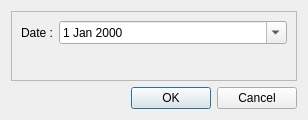
<?xml version="1.0" encoding="UTF-8"?>
<ui version="4.0">
 <class>Dialog</class>
 <widget class="QDialog" name="Dialog">
  <property name="windowModality">
   <enum>Qt::ApplicationModal</enum>
  </property>
  <property name="geometry">
   <rect>
    <x>0</x>
    <y>0</y>
    <width>308</width>
    <height>118</height>
   </rect>
  </property>
  <property name="windowTitle">
   <string>Lancement d'une saisie CarHab</string>
  </property>
  <property name="toolTip">
   <string>Lancement d'une saisie CarHab</string>
  </property>
  <layout class="QVBoxLayout" name="verticalLayout">
   <item>
    <widget class="QScrollArea" name="scrollArea">
     <property name="widgetResizable">
      <bool>true</bool>
     </property>
     <widget class="QWidget" name="scrollAreaWidgetContents">
      <property name="geometry">
       <rect>
        <x>0</x>
        <y>0</y>
        <width>288</width>
        <height>69</height>
       </rect>
      </property>
      <layout class="QFormLayout" name="formLayout">
       <item row="0" column="0">
        <widget class="QLabel" name="label_3">
         <property name="text">
          <string>Date :</string>
         </property>
        </widget>
       </item>
       <item row="0" column="1">
        <widget class="QDateEdit" name="date_edit_creation_job">
         <property name="sizePolicy">
          <sizepolicy hsizetype="Expanding" vsizetype="Fixed">
           <horstretch>0</horstretch>
           <verstretch>0</verstretch>
          </sizepolicy>
         </property>
         <property name="calendarPopup">
          <bool>true</bool>
         </property>
        </widget>
       </item>
      </layout>
     </widget>
    </widget>
   </item>
   <item>
    <widget class="QDialogButtonBox" name="btn_box_job">
     <property name="orientation">
      <enum>Qt::Horizontal</enum>
     </property>
     <property name="standardButtons">
      <set>QDialogButtonBox::Cancel|QDialogButtonBox::Ok</set>
     </property>
    </widget>
   </item>
  </layout>
 </widget>
 <resources/>
 <connections>
  <connection>
   <sender>btn_box_job</sender>
   <signal>accepted()</signal>
   <receiver>Dialog</receiver>
   <slot>accept()</slot>
   <hints>
    <hint type="sourcelabel">
     <x>257</x>
     <y>108</y>
    </hint>
    <hint type="destinationlabel">
     <x>157</x>
     <y>117</y>
    </hint>
   </hints>
  </connection>
  <connection>
   <sender>btn_box_job</sender>
   <signal>rejected()</signal>
   <receiver>Dialog</receiver>
   <slot>reject()</slot>
   <hints>
    <hint type="sourcelabel">
     <x>298</x>
     <y>108</y>
    </hint>
    <hint type="destinationlabel">
     <x>286</x>
     <y>117</y>
    </hint>
   </hints>
  </connection>
 </connections>
</ui>
